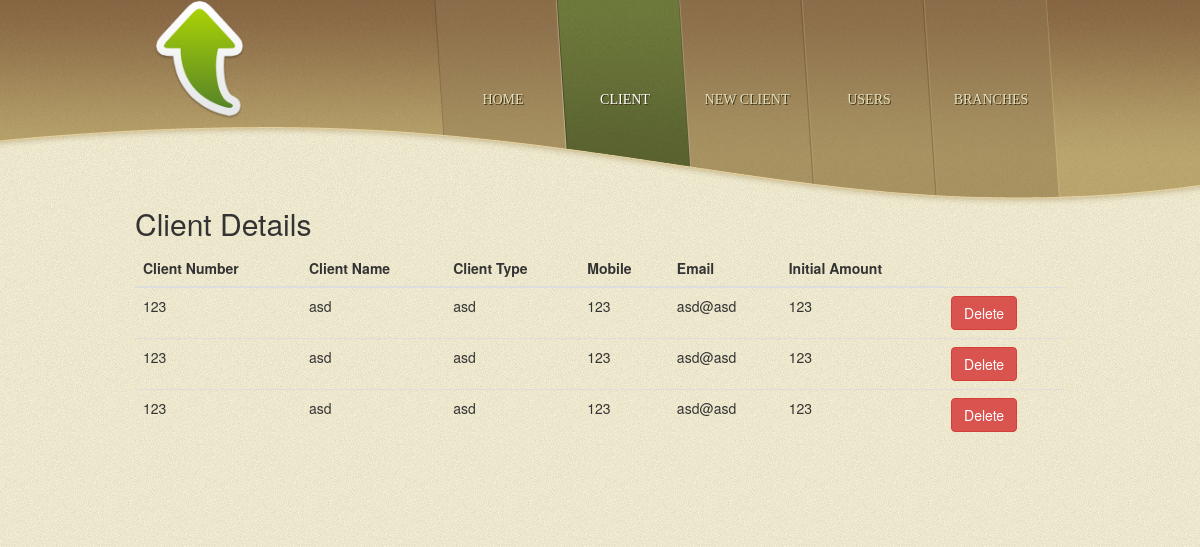
The page /client.php on the database its author committed.
### tables this page shows
CREATE TABLE `clients` (
  `id` int(11) NOT NULL,
  `clientid` int(11) NOT NULL,
  `clientnumber` int(11) NOT NULL,
  `type` varchar(100) NOT NULL,
  `date` date NOT NULL,
  `mobile` varchar(100) NOT NULL,
  `address` varchar(100) NOT NULL,
  `state` varchar(100) NOT NULL,
  `amount` int(11) NOT NULL,
  `name` varchar(100) NOT NULL,
  `age` int(11) NOT NULL,
  `email` varchar(100) NOT NULL,
  `city` varchar(100) NOT NULL,
  `numberpayments` int(11) NOT NULL,
  `dateofcreatation` date NOT NULL
);

### client.php (the view, shortened to what this page needs)
<?php
  require_once('Config.php');
?>
<!DOCTYPE html>
<html>
<head>
    <link rel="stylesheet" href="ccss/style.css" type="text/css">
    <link rel="stylesheet" href="https://maxcdn.bootstrapcdn.com/bootstrap/3.4.0/css/bootstrap.min.css">
</head>
<body>
    <div id="header">
        <div>
            <div id="logo">
                <a href="index.php"><img src="images/up.png" alt="LOGO" width="119" height="119"></a>
            </div>
            <ul id="navigation">
                <li>
                    <a href="home.php">Home</a>
                </li>
                <li class="selected">
                    <a href="client.php">Client</a>
                </li>
                <li>
                    <a href="new-client.php">New Client</a>
                </li>
                <li>
                    <a href="user.php">Users</a>
                </li>
                <li>
                    <a href="branch.php">Branches</a>
                </li>
            </ul>
        </div>
    </div>
    <div id="contents">
    <div>
                    </div>
        <div class="container">
            <h2>Client Details</h2>
            <table class="table table-hover">
              <thead>
                <tr>
                  <th>Client Number</th>
                  <th>Client Name</th>
                  <th>Client Type</th>
                  <th>Mobile</th>
                  <th>Email</th>
                  <th>Initial Amount</th>
                </tr>
              </thead>
              <tbody>
              <?php
                            $result = mysqli_query($db,"SELECT * FROM clients");
                            while($row = mysqli_fetch_array($result))
                            {
                              echo "<form action='' method='POST'>";
                              echo "<tr>";
                              echo "<td>" . $row['clientnumber'] . "</td>";
                              echo "<td>" . $row['name'] . "</td>";
                              echo "<td>" . $row['type'] . "</td>";
                              echo "<td>" . $row['mobile'] . "</td>";
                              echo "<td>" . $row['email'] . "</td>";
                              echo "<td>" . $row['amount'] . "</td>";
                              echo "<td><input type='submit' name='delete' value='Delete' class='btn btn-danger' /></td>";
                              echo "</tr>";
                              echo "</form>";
                            }
                            ?>
              </tbody>
            </table>
            <br>
            <br>
            <br>
          </div>
    </div>
</body>
</html>

### ccss/style.css (style rules this page uses)
body { background: url(../images/bg-body.jpg) repeat left top; font-family: 'Muli-Light'; margin: 0; }
img { border: 0; }
#navigation li a, #contact form input.btn { background: url(../images/buttons.png) no-repeat; }
#header { background: url(../images/bg-header.png) no-repeat center top; height: 206px; text-align: right; }
#header > div { width: 940px; margin: 0 auto; padding: 0 10px; }
#logo { float: left; }
#navigation { list-style: none; display: inline-block; width: 610px; margin: 0; padding: 0; }
#navigation li { float: left; font-size: 14pt; height: 206px; width: 138px; margin-left: -16px; text-align: center; }
#navigation li a { background-position: -144px 0; color: #e4dec0; display: block; font-family: 'Caudex-Regular'; font-size: 14px; height: 206px; width: 138px; line-height: 200px; outline: 0; text-decoration: none; text-shadow: 1px 1px #3d3413; text-transform: uppercase; }
#navigation li a:hover, #navigation li.selected a { background-position: 0 0; color: #fff; }
#contents { background: url(../images/bg-content-top.png) no-repeat center -6px; min-height: 85px; margin-top: -79px; position: relative; }
#contents > div { width: 960px; margin: 0 auto; padding-top: 30px; }

### rows shown on the page
clients: clientnumber "123", name "asd", type "asd", mobile "123", email "asd@asd", amount "123"
clients: clientnumber "123", name "asd", type "asd", mobile "123", email "asd@asd", amount "123"
clients: clientnumber "123", name "asd", type "asd", mobile "123", email "asd@asd", amount "123"
